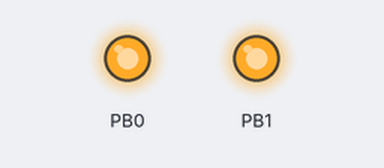
This sketch was run on a simulated ATtiny85, built with avr-gcc and run on an emulated ATtiny85. Shown: output pins drawn as LEDs (lit = HIGH). Random numbers use the default seed unless the sketch sets one.

Above: at 2.6 s.
At 13.61 s:
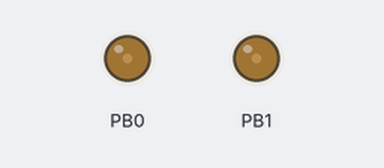
At 20.5 s:
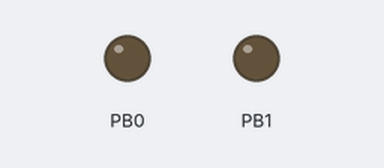
At 39.1 s:
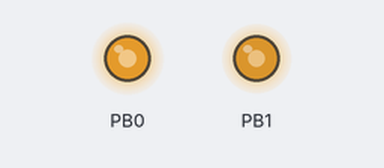
Timing chart, 0 to 40.0 s (numbered marks = the images above):
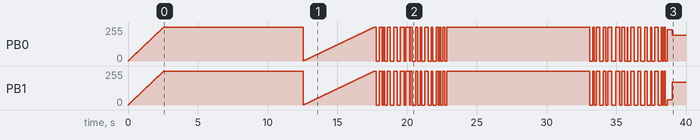

The sketch:

floTV.ino
```cpp
/*
  FloTV

  For ATTiny85 processor

  Dedicated to Florian Biesinger

  Most code copied from https://forum.arduino.cc/index.php?topic=148967.0
*/

// the setup function runs once when you press reset or power the board
void setup() {
  // initialize digital pin LED_BUILTIN as an output.
  int i;
  for( i = 0; i < 2; i++ )
  {
    pinMode(i, OUTPUT);
    digitalWrite(i, LOW);
  }

  // fade on
  for( i = 0; i < 255; i++ )
  {
    analogWrite( 0, i );
    analogWrite( 1, i );
    delay( 10 );
  }
}

void switchAll( int state )
{
  int i;

  for( i = 0; i < 6; i++ )
    digitalWrite( i, state );
}


void whiteScene()
{
  digitalWrite( 0, HIGH );
  digitalWrite( 1, HIGH );

  delay( 1000 );
}

// fade in
void scene2()
{
  int i;

  for( i = 0; i < 255; i++ )
  {
    analogWrite( 0, i );
    analogWrite( 1, i );
    delay( 20 );
  }
}

// flickering
void scene3()
{
  boolean sw = HIGH;
  for(int i=0;i<30;i++)
  {
    digitalWrite(0,sw);
    digitalWrite(1,sw);
    sw = !sw;
    delay(random(50,300));
  }
}

//
void scene4()
// Changes red/grn light levels only
// wht/blu are off
{
  int randpwm;

  //don't use wht/blu
  // digitalWrite(0,LOW);
  // digitalWrite(1,LOW);
  for(int i=0;i<12;i++)
  {
    randpwm = random(20,255);
    analogWrite(0,randpwm);
    // analogWrite(red2,randpwm);
    randpwm = random(20,255);
    analogWrite(1,randpwm);
    // analogWrite(grn2,randpwm);
    delay(random(200,2000));
  }
}

// Simulates a switch to or from a commercial break
void commercial()
{
  analogWrite(0,2);
  analogWrite(1,2);
  delay(random(1000,2500));
}

// the loop function runs over and over again forever
void loop() {

  for(int i=0;i<10;i++)  //play scene 1 multiple times
    whiteScene();

  if (random(2) == 1)  //Possibly call scene 2
    scene2();

  if (random(2) == 1)  //Possibly call scene 3
    scene3();

  if (random(2) == 1)  //Possibly call scene 4
    scene4();

  if (random(4) == 1)  //Possibly do a commercial break
    commercial();
#if 0
    for(int i=0;i<10;i++)  //play scene 1 multiple times
  {
    scene1();
  }
  if (random(2) == 1)  //Possibly call scene 2
  {
    scene2();
  }
  if (random(2) == 1)  //Possibly call scene 3
  {
    scene3();
  }
  if (random(2) == 1)  //Possibly call scene 4
  {
    scene4();
  }
  if (random(4) == 1)  //Possibly do a commercial break
  {
    commercial();
  }
  analogWrite( 0, 10 );
  analogWrite( 1, 10 );
  analogWrite( 2, 10 );
  delay( 500 );

  analogWrite( 0, 100 );
  analogWrite( 1, 100 );
  analogWrite( 2, 100 );
  delay( 500 );

  analogWrite( 0, 255 );
    analogWrite( 1, 255 );
  analogWrite( 2, 255 );

  delay( 500 );

  // switchAll( HIGH );

  // digitalWrite(LED_BUILTIN, HIGH);   // turn the LED on (HIGH is the voltage level)
  // delay(1000);
  // switchAll( LOW );
  // wait for a second
  // digitalWrite(LED_BUILTIN, LOW);    // turn the LED off by making the voltage LOW
  // delay(1000);                       // wait for a second
#endif
}
```
